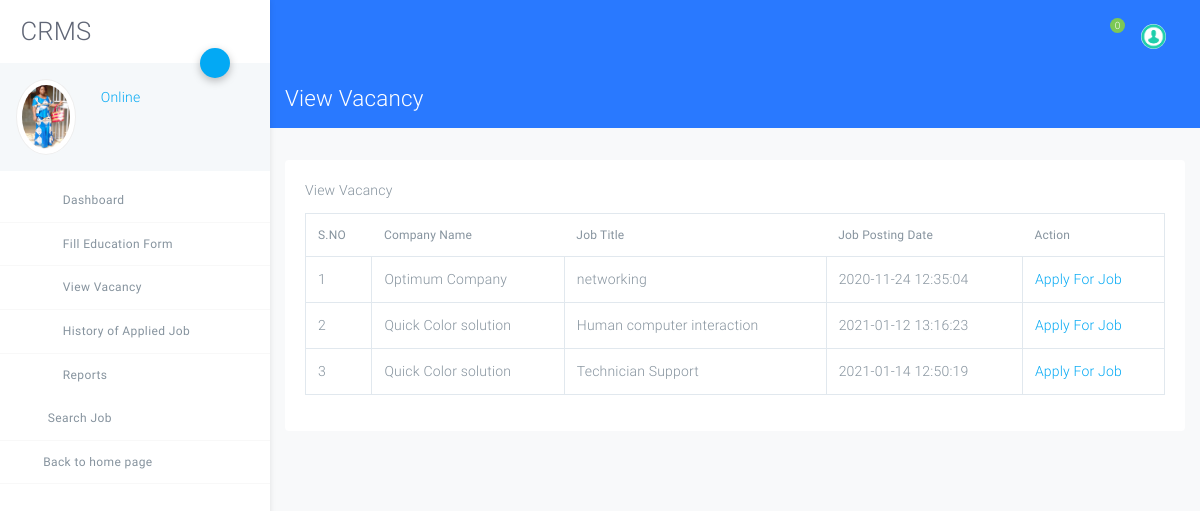
The app's page /user/view-vacancy.php (signed in) with its own data.
### tables this page shows
CREATE TABLE `tbluser` (
  `ID` int(10) NOT NULL,
  `FullName` varchar(120) DEFAULT NULL,
  `Email` varchar(120) DEFAULT NULL,
  `MobileNumber` bigint(10) DEFAULT NULL,
  `StudentID` varchar(120) DEFAULT NULL,
  `Gender` varchar(120) NOT NULL,
  `Address` mediumtext NOT NULL,
  `Age` int(5) NOT NULL,
  `DOB` varchar(120) NOT NULL,
  `Image` varchar(120) NOT NULL,
  `Password` varchar(120) DEFAULT NULL,
  `UserRegdate` timestamp NULL DEFAULT current_timestamp(),
  `vkey` varchar(45) NOT NULL,
  `Verified` tinyint(1) NOT NULL,
  `Is_Active` int(1) DEFAULT NULL
);

CREATE TABLE `tblvacancy` (
  `ID` int(10) NOT NULL,
  `CompanyID` int(10) DEFAULT NULL,
  `JobTitle` varchar(200) DEFAULT NULL,
  `MonthlySalary` varchar(120) DEFAULT NULL,
  `JobDescriptions` mediumtext DEFAULT NULL,
  `NoofOpenings` varchar(50) DEFAULT NULL,
  `JobLocation` varchar(120) DEFAULT NULL,
  `ApplyDate` varchar(120) DEFAULT NULL,
  `LastDate` varchar(120) DEFAULT NULL,
  `JobpostingDate` datetime DEFAULT current_timestamp()
);

CREATE TABLE `tblcompany` (
  `ID` int(10) NOT NULL,
  `CompanyName` varchar(120) DEFAULT NULL,
  `ContactPerson` varchar(100) DEFAULT NULL,
  `CompanyUrl` varchar(200) DEFAULT NULL,
  `CompanyAddress` mediumtext DEFAULT NULL,
  `MobileNumber` bigint(10) DEFAULT NULL,
  `CompanyEmail` varchar(200) DEFAULT NULL,
  `CompanyLogo` varchar(200) DEFAULT NULL,
  `Password` varchar(120) DEFAULT NULL,
  `CompanyRegdate` timestamp NOT NULL DEFAULT current_timestamp()
);

### user/view-vacancy.php (the view, shortened to what this page needs)
<?php
include('includes/dbconnection.php');
if (strlen($_SESSION['crmsuid']==0)) {
  header('location:logout.php');
  } else{
  ?>
<!DOCTYPE html>
<html lang="zxx">
<head>
    <link rel="stylesheet" href="assets/css/app.css">
</head>
<body class="light">
<div id="app">
<?php include_once('includes/sidebar.php');?>
<?php include_once('includes/header.php');?>
<div class="page has-sidebar-left bg-light height-full">
    <header class="blue accent-3 relative nav-sticky">
        <div class="container-fluid text-white">
            <div class="row">
                <div class="col">
                    <h3 class="my-3">
                        View Vacancy
                    </h3>
                </div>
            </div>
        </div>
    </header>
    <div class="container-fluid my-3">
        <div class="row">
            <div class="col-md-12">
                <div class="card my-3 no-b">
                    <div class="card-body">
                        <div class="card-title">View Vacancy</div>
                        <table class="table table-bordered table-hover data-tables"
                               data-options='{ "paging": false; "searching":false}'>
                            <thead>
                             <tr>
                  <th>S.NO</th>
            <th>Company Name</th>
                  <th>Job Title</th>
                    <th>Job Posting Date</th>
                   <th>Action</th>
                </tr>
                            </thead>
                            <tbody>
                                <?php
 $ret=mysqli_query($con,"select tblcompany.ID as cid,tblcompany.CompanyName,tblvacancy.ID,tblvacancy.JobTitle,tblvacancy.JobpostingDate from tblcompany join  tblvacancy on tblcompany.ID=tblvacancy.CompanyID");
$cnt=1;
while ($row=mysqli_fetch_array($ret)) {
?>
                           <tr>
                  <td><?php echo $cnt;?></td>
            <td><?php  echo $row['CompanyName'];?></td>
                  <td><?php  echo $row['JobTitle'];?></td>
                  <td><?php  echo $row['JobpostingDate'];?></td>
                  <td><a href="view-vacancy-details.php?viewid=<?php echo $row['ID'];?>">Apply For Job</a></td>
                </tr>
                <?php
$cnt=$cnt+1;
}?>
                            </tbody>
                        </table>
                    </div>
                </div>
            </div>
        </div>
    </div>
</div>
</div>
</body>
</html>
<?php }  ?>

### user/includes/sidebar.php (shortened to what this page needs)
<aside class="main-sidebar fixed offcanvas shadow">
    <section class="sidebar">
        <div class="w-80px mt-3 mb-3 ml-3">
<h2 align="center">CRMS</h2>
        </div>
        <div class="relative">
            <a data-toggle="collapse" href="#userSettingsCollapse" role="button" aria-expanded="false"
               aria-controls="userSettingsCollapse" class="btn-fab btn-fab-sm fab-right fab-top btn-primary shadow1 ">
                <i class="icon icon-cogs"></i>
            </a>
            <div class="user-panel p-3 light mb-2">
                <div>
<?php
$uid=$_SESSION['crmsuid'];
$ret=mysqli_query($con,"select FullName,Image from tbluser where ID='$uid'");
$row=mysqli_fetch_array($ret);
$name=$row['FullName'];
$pimage=$row['Image'];
?>
                    <div class="float-left image">
<img class="user_avatar" src="images/<?php echo $pimage;?>" alt="<?php echo $name;?>">
                    </div>
                    <div class="float-left info">
                        <a href="user-profile.php"><i class="icon-circle text-primary blink"></i> Online</a>
                    </div>
                </div>
                <div class="clearfix"></div>
            </div>
        </div>
        <ul class="sidebar-menu">
            <li class="treeview"><a href="dashboard.php">
                <i class="icon icon-sailing-boat-water purple-text s-18"></i> <span>Dashboard</span>
            </a>
            </li>
            <li class="treeview"><a href="#">
                <i class="icon icon icon-package blue-text s-18"></i>
                <span>Fill Education Form</span>
            </a>
            </li>
            <li class="treeview"><a href="view-vacancy.php">
                <i class="icon icon-documents3 text-red s-18"></i>
                <span>View Vacancy</span>
            </a>
            </li>
            <li class="treeview"><a href="histroy-applied-job.php">
                <i class="icon icon-bar-chart2 pink-text s-18"></i>
                <span>History of Applied Job</span>
            </a>
            </li>
            <li class="treeview no-b"><a href="#">
                <i class="icon icon-package light-green-text s-18"></i>
                <span>Reports</span>
            </a>
            </li>
            <li class="treeview"><a href="search-job.php">
                <i class="icon-search3 light-green-text s-18"></i>
                <span>Search Job</span>
            </a>
            </li>
<li class="treeview"><a href="../index.php">
                <i class="icon-long-arrow-left"></i>
                <span>Back to home page</span>
            </a>
            </li>
        </ul>
    </section>
</aside>

### records on screen
tbluser: Image (picture)
tblvacancy: CompanyID.CompanyName "Optimum Company", JobTitle "networking", JobpostingDate "2020-11-24 12:35:04"
tblvacancy: CompanyID.CompanyName "Quick Color solution", JobTitle "Human computer interaction", JobpostingDate "2021-01-12 13:16:23"
tblvacancy: CompanyID.CompanyName "Quick Color solution", JobTitle "Technician Support", JobpostingDate "2021-01-14 12:50:19"

### other values on screen
$count "0"
